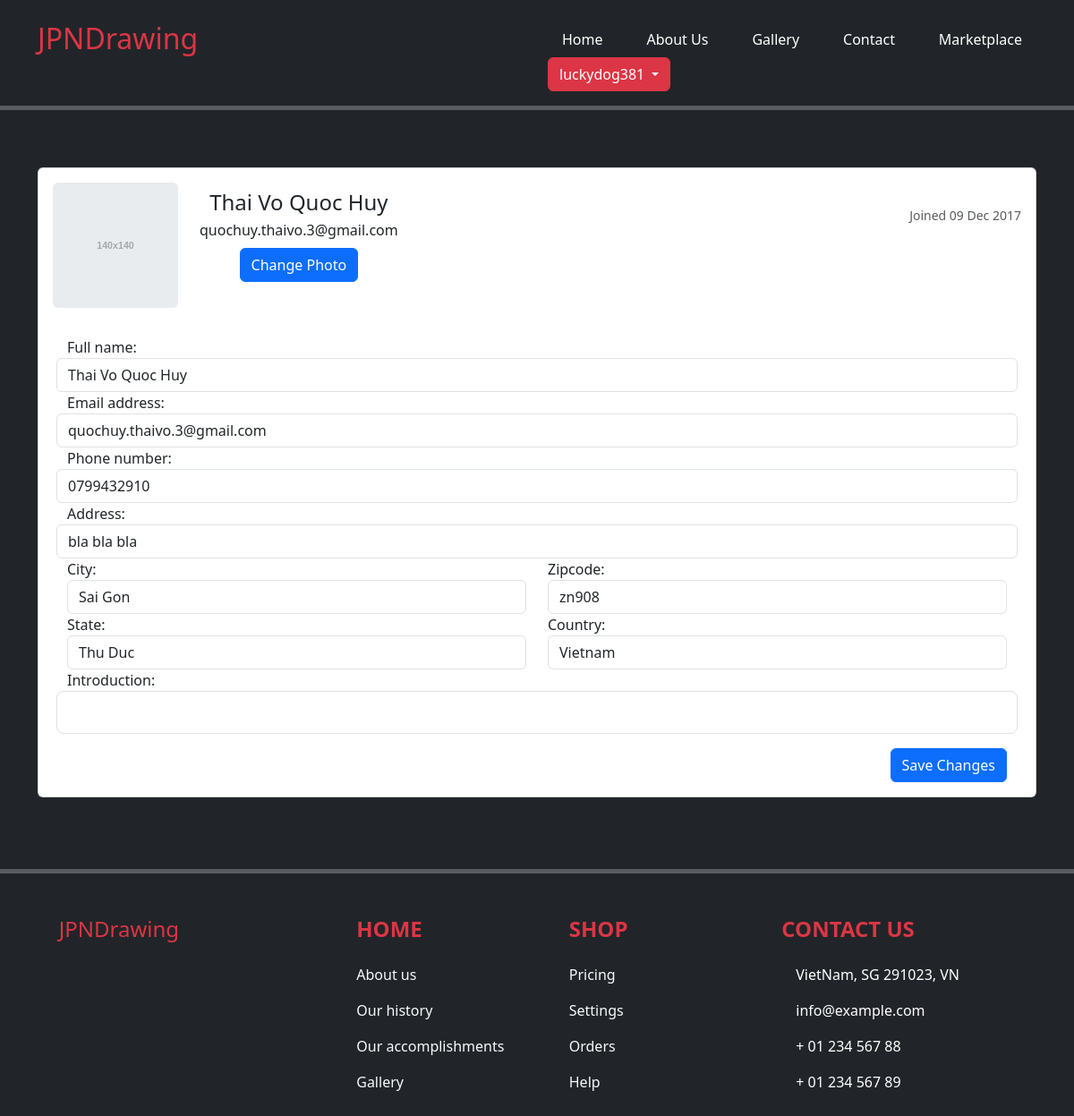
The page /edit (signed in) on the database its author committed.
### exe201/models.py (models this page shows, shortened)
class User(db.Model, UserMixin):
    id = db.Column(db.Integer(), primary_key = True)
    username = db.Column(db.String(length=30), nullable = False, unique = True)
    password_hash = db.Column(db.String(length=60), nullable = False)
    @property
    def password(self):
        return self.password

class Profile(db.Model):
    id = db.Column(db.Integer(), primary_key = True)
    fullname = db.Column(db.String(length = 30), nullable = True)
    email_address = db.Column(db.String(length = 50), nullable = True, unique = True)
    phone_number = db.Column(db.String(length = 10), nullable = True, unique = True)
    address = db.Column(db.String(length = 100), nullable = True)
    city = db.Column(db.String(length = 30), nullable = True)
    state = db.Column(db.String(length = 30), nullable = True)
    zipcode = db.Column(db.String(length = 5), nullable = True)
    country = db.Column(db.String(length = 30), nullable = True)
    about_me = db.Column(db.String(length = 1000), nullable = True)
    user_id = db.Column(db.Integer(), db.ForeignKey('user.id'))
    product = db.relationship('Product', backref='owned_user', lazy=True)

### exe201/routes.py (the view, shortened to what this page needs)
@app.route('/edit', methods=['GET', 'POST'])
@login_required
def edit_page():
    profile_to_update = Profile.query.filter_by(user_id=current_user.id).first()
    form = EditProfile(
        fullname = profile_to_update.fullname,
        email_address = profile_to_update.email_address,
        phone_number = profile_to_update.phone_number,
        address = profile_to_update.address,
        city = profile_to_update.city,
        state = profile_to_update.state,
        zipcode = profile_to_update.zipcode,
        country = profile_to_update.country,
        )
    if form.errors != {}:
        for err_msg in form.errors.values():
            flash(f'Error: {err_msg}', category='danger')
    return render_template('edit_profile.html', form = form, profile_to_update = profile_to_update)

### exe201/forms.py (shortened to what this page needs)
class EditProfile(FlaskForm):
    fullname = StringField(label='Full name:', validators=[DataRequired()])
    email_address = StringField(label='Email address:', validators=[Email(), DataRequired()])
    phone_number = StringField(label='Phone number:', validators=[DataRequired()])
    address = StringField(label='Address:', validators=[DataRequired()])
    city = StringField(label='City:', validators=[DataRequired()])
    state = StringField(label='State:', validators=[DataRequired()])
    zipcode = StringField(label='Zipcode:', validators=[DataRequired()])
    country = StringField(label='Country:', validators=[DataRequired()])
    about_me = StringField(label='Introduction:')
    submit = SubmitField(label='Save Changes')

### exe201/models.py (called while the page is built)
@login_manager.user_loader
def load_user(user_id):
    return User.query.get(int(user_id))

### exe201/templates/edit_profile.html (shortened to what this page needs)
{% extends 'base.html' %}
{% block body %}
<div class="container py-5 h-100">
    <div class="row flex-lg-nowrap">
        <div class="col">
            <div class="row">
                <div class="col mb-3">
                    <div class="card">
                        <div class="card-body">
                            <div class="e-profile">
                                <div class="row">
                                    <div class="col-12 col-sm-auto mb-3">
                                        <div class="mx-auto" style="width: 140px;">
                                            <div class="d-flex justify-content-center align-items-center rounded"
                                                style="height: 140px; background-color: rgb(233, 236, 239);">
                                                <span
                                                    style="color: rgb(166, 168, 170); font: bold 8pt Arial;">140x140</span>
                                            </div>
                                        </div>
                                    </div>
                                    <div class="col d-flex flex-column flex-sm-row justify-content-between mb-3">
                                        <div class="text-center text-sm-left mb-2 mb-sm-0">
                                            <h4 class="pt-sm-2 pb-1 mb-0 text-nowrap">{{ profile_to_update.fullname }}
                                            </h4>
                                            <p class="mb-0">{{ profile_to_update.email_address }}</p>
                                            <div class="mt-2">
                                                <button class="btn btn-primary" type="button">
                                                    <span>Change Photo</span>
                                                </button>
                                            </div>
                                        </div>
                                        <div class="text-center text-sm-right">
                                            <span class="badge badge-secondary">administrator</span>
                                            <div class="text-muted"><small>Joined 09 Dec 2017</small></div>
                                        </div>
                                    </div>
                                </div>
                                <div class="tab-content pt-3 px-3">
                                    <div class="tab-pane active form-floating">
                                        <form class="form" method="POST">
                                            <div class="row">
                                                {{ form.fullname.label}}
                                                {{ form.fullname(class="form-control") }}
                                                {{ form.email_address.label}}
                                                {{ form.email_address(class="form-control")}}
                                                {{ form.phone_number.label}}
                                                {{ form.phone_number(class="form-control")}}
                                                {{ form.address.label}}
                                                {{ form.address(class="form-control")}}
                                                <div class="col">
                                                    {{ form.city.label}}
                                                    {{ form.city(class="form-control")}}
                                                    {{ form.state.label}}
                                                    {{ form.state(class="form-control")}}
                                                </div>
                                                <div class="col">
                                                    {{ form.zipcode.label}}
                                                    {{ form.zipcode(class="form-control")}}
                                                    {{ form.country.label}}
                                                    {{ form.country(class="form-control")}}
                                                </div>
                                                {{ form.about_me.label}}
                                                {{ form.about_me(class="form-control form-control-lg")}}
                                            </div>
                                            <div class="row pt-3">
                                                <div class="col d-flex justify-content-end">
                                                    {{ form.submit(class="btn btn-primary") }}
                                                </div>
                                            </div>
                                        </form>
                                    </div>
                                </div>
                            </div>
                        </div>
                    </div>
                </div>
            </div>
        </div>
    </div>
</div>
{% endblock %}

### exe201/templates/base.html (shortened to what this page needs)
<!doctype html>
<html lang="en">
<head>
  <link href="https://cdn.jsdelivr.net/npm/bootstrap@5.3.0-alpha3/dist/css/bootstrap.min.css" rel="stylesheet"
>
</head>
<body class="bg-dark" style="padding-top: 2%; color: white">
  <div class="container">
    <div class="row align-items-start">
      <div class="col">
        <h2 class="text_left text-danger">JPNDrawing</h2>
      </div>
      <div class="col">
        <ul class="nav justify-content-between navbar-light">
          <li class="nav-item">
            <a class="nav-link active" aria-current="page" style="color:white !important"
              href="{{ url_for('home_page') }}">Home</a>
          </li>
          <li class="nav-item">
            <a class="nav-link" style="color:white !important" href="#">About Us</a>
          </li>
          <li class="nav-item">
            <a class="nav-link" style="color:white !important" href="#">Gallery</a>
          </li>
          <li class="nav-item">
            <a class="nav-link" style="color:white !important" href="{{ url_for('contact_info') }}">Contact</a>
          </li>
          {% if current_user.is_authenticated %}
          <li class="nav-item">
            <a class="nav-link" style="color:white !important" href="{{ url_for('marketplace_page') }}">Marketplace</a>
          </li>
          <div class="dropdown">
            <a class="btn btn-danger dropdown-toggle" href="#" role="button" id="dropdownMenuLink"
              data-bs-toggle="dropdown" aria-expanded="false">
              {{ current_user.username }}
            </a>
          </div>
          {% endif %}
        </ul>
      </div>
    </div>
  </div>
  <hr style="border-top: 5px solid white;">
  {% block body %}
  {% endblock %}
  <hr style="border-top: 5px solid white;">
  <footer class="text-center text-lg-start text-white position: relative min-height: 100vh">
    <section class="">
      <div class="container text-center text-md-start mt-5">
        <div class="row mt-3">
          <div class="col-md-3 col-lg-4 col-xl-3 mx-auto mb-4">
            <h4 class="mb-4 text-danger">
              JPNDrawing
            </h4>
          </div>
          <div class="col-md-3 col-lg-2 col-xl-2 mx-auto mb-4">
            <h4 class="text-uppercase fw-bold mb-4 text-danger">
              Home
            </h4>
            <p>
              <a href="#!" class="text-decoration-none text-light">About us</a>
            </p>
            <p>
              <a href="#!" class="text-decoration-none text-light">Our history</a>
            </p>
            <p>
              <a href="#!" class="text-decoration-none text-light">Our accomplishments</a>
            </p>
            <p>
              <a href="#!" class="text-decoration-none text-light">Gallery</a>
            </p>
          </div>
          <div class="col-md-3 col-lg-2 col-xl-2 mx-auto mb-4">
            <h4 class="text-uppercase fw-bold mb-4 text-danger">
              Shop
            </h4>
            <p>
              <a href="#!" class="text-decoration-none text-light">Pricing</a>
            </p>
            <p>
              <a href="#!" class="text-decoration-none text-light">Settings</a>
            </p>
            <p>
              <a href="#!" class="text-decoration-none text-light">Orders</a>
            </p>
            <p>
              <a href="#!" class="text-decoration-none text-light">Help</a>
            </p>
          </div>
          <div class="col-md-4 col-lg-3 col-xl-3 mx-auto mb-md-0 mb-4">
            <h4 class="text-uppercase fw-bold mb-4 text-danger">Contact us</h4>
            <p> VietNam, SG 291023, VN</p>
            <p>
              info@example.com
            </p>
            <p> + 01 234 567 88</p>
            <p> + 01 234 567 89</p>
          </div>
        </div>
      </div>
    </section>
  </footer>
</html>

### rows shown on the page
User: username "luckydog381"
Profile: fullname "Thai Vo Quoc Huy", email_address "quochuy.thaivo.3@gmail.com", phone_number "0799432910", address "bla bla bla", city "Sai Gon", state "Thu Duc", zipcode "zn908", country "Vietnam"
